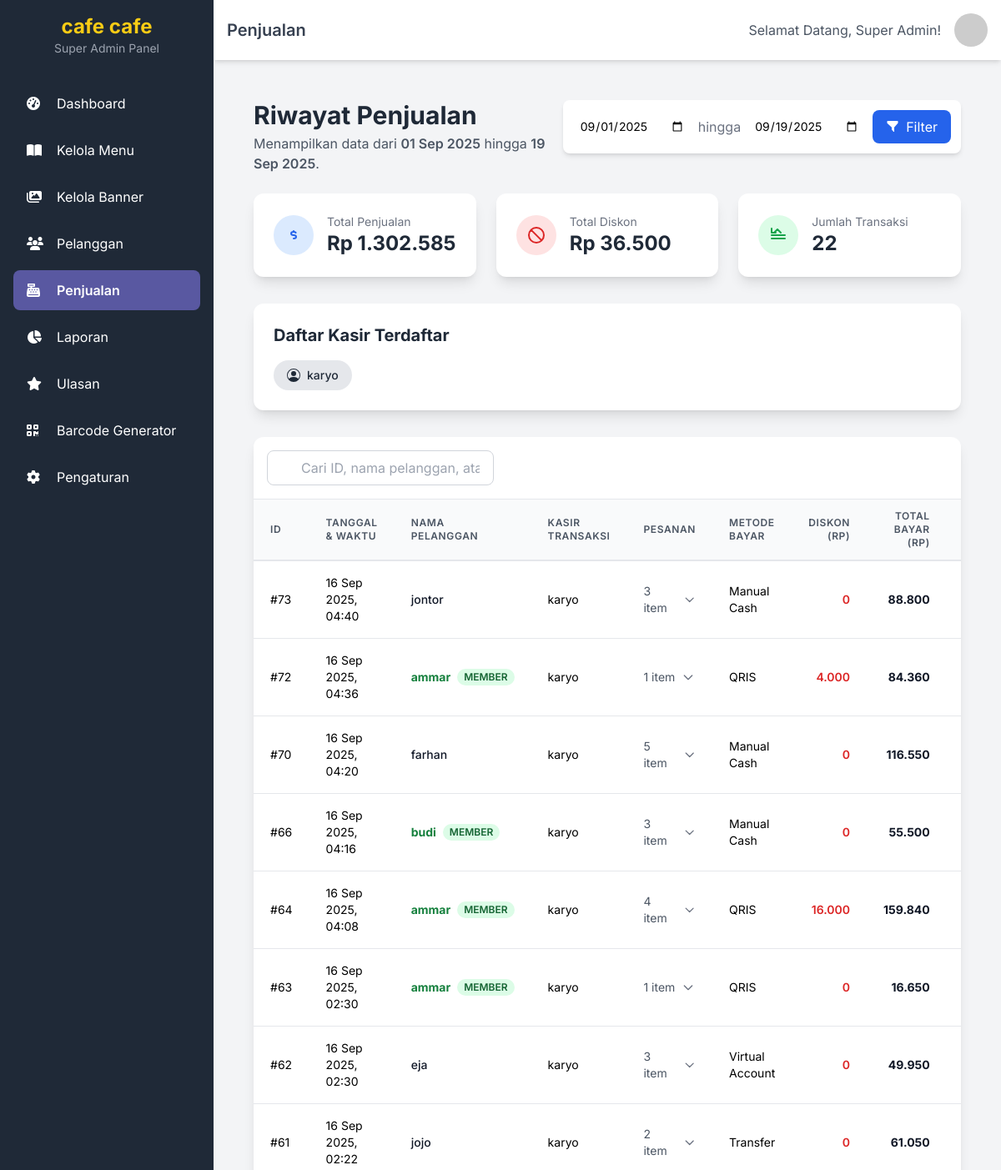
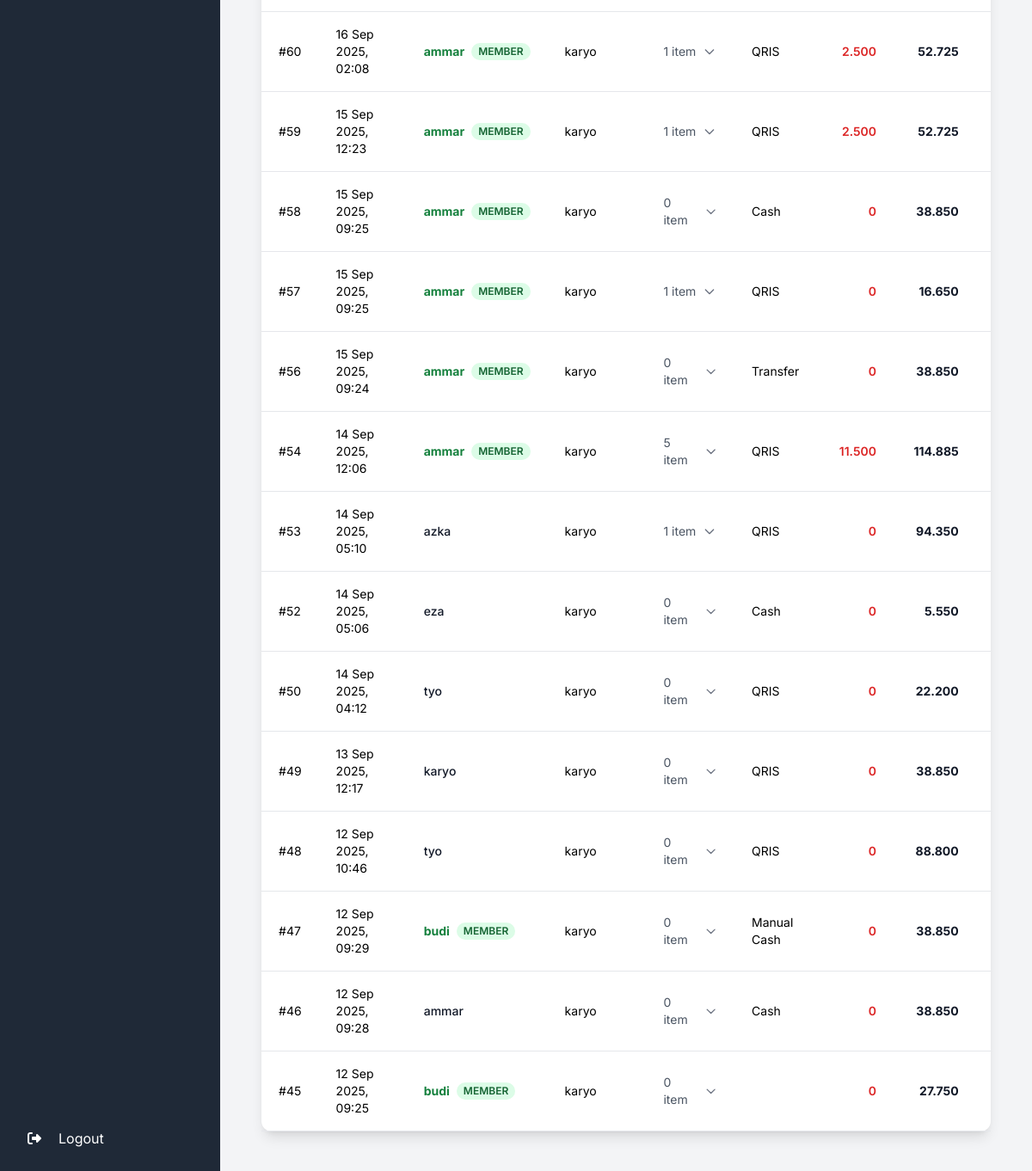
Page /superadmin/penjualan/penjualan.php on the committed database (2 pictures, top to bottom).
### tables this page shows
CREATE TABLE `settings` (
  `id` int(11) NOT NULL,
  `setting_name` varchar(100) NOT NULL,
  `setting_value` text DEFAULT NULL
);

CREATE TABLE `orders` (
  `id` int(11) NOT NULL,
  `table_id` int(11) DEFAULT NULL,
  `user_id` int(11) DEFAULT NULL,
  `cashier_id` int(11) DEFAULT NULL,
  `customer_name` varchar(255) DEFAULT NULL COMMENT 'Nama pelanggan non-member',
  `member_id` int(11) DEFAULT NULL,
  `order_type` enum('dine-in','take-away') NOT NULL,
  `status` enum('cart','pending_payment','paid','completed','cancelled') NOT NULL DEFAULT 'cart',
  `subtotal` decimal(10,2) NOT NULL DEFAULT 0.00,
  `discount_amount` decimal(10,2) NOT NULL DEFAULT 0.00 COMMENT 'Jumlah diskon yang diberikan',
  `tax` decimal(10,2) NOT NULL DEFAULT 0.00,
  `total_amount` decimal(10,2) NOT NULL DEFAULT 0.00,
  `payment_method` enum('cash','transfer','virtual_account','QRIS','manual_cash') DEFAULT NULL,
  `created_at` timestamp NOT NULL DEFAULT current_timestamp(),
  `updated_at` timestamp NOT NULL DEFAULT current_timestamp() ON UPDATE current_timestamp(),
  `receipt_printed_at` datetime DEFAULT NULL
);

CREATE TABLE `users` (
  `id` int(11) NOT NULL,
  `username` varchar(50) NOT NULL,
  `email` varchar(255) DEFAULT NULL,
  `password` varchar(255) NOT NULL,
  `name` varchar(100) NOT NULL,
  `role` enum('admin','cashier','superadmin') NOT NULL,
  `created_at` timestamp NOT NULL DEFAULT current_timestamp()
);

### superadmin/penjualan/penjualan.php (the view, shortened to what the rows shown need)
<?php
require_once '../includes/header.php';
require_once '../../db_connect.php';
$start_date = $_GET['start_date'] ?? date('Y-m-01');
$end_date = $_GET['end_date'] ?? date('Y-m-d');
$sql = "SELECT
            o.id as transaction_id,
            o.created_at as transaction_date,
            o.payment_method,
            o.discount_amount as member_discount,
            COALESCE(NULLIF(TRIM(mem.name), ''), NULLIF(TRIM(o.customer_name), ''), 'Guest') as customer_name_display,
            (o.user_id IS NOT NULL) as is_member,
            cashier.name as cashier_name,
            o.total_amount as total_paid,
            o.status as order_status,
            oi.quantity,
            m.name as menu_name,
            oi.price_per_item as item_price
        FROM orders o
        LEFT JOIN users cashier ON o.cashier_id = cashier.id
        LEFT JOIN members mem ON o.user_id = mem.id
        LEFT JOIN order_items oi ON o.id = oi.order_id
        LEFT JOIN menu m ON oi.menu_id = m.id
        WHERE DATE(o.created_at) BETWEEN ? AND ?
        ORDER BY o.created_at DESC, o.id ASC";
$grouped_transactions = [];
if ($stmt = $conn->prepare($sql)) {
    $stmt->bind_param("ss", $start_date, $end_date);
    $stmt->execute();
    $result = $stmt->get_result();
    if ($result) {
        while ($row = $result->fetch_assoc()) {
            $transaction_id = $row['transaction_id'];
            if (!isset($grouped_transactions[$transaction_id])) {
                $grouped_transactions[$transaction_id] = [
                    'transaction_id' => $row['transaction_id'],
                    'transaction_date' => $row['transaction_date'],
                    'payment_method' => $row['payment_method'],
                    'member_discount' => $row['member_discount'],
                    'customer_name' => $row['customer_name_display'],
                    'is_member' => $row['is_member'],
                    'cashier_name' => $row['cashier_name'],
                    'total_paid' => $row['total_paid'],
                    'order_status' => $row['order_status'],
                    'items' => []
                ];
            }
            if ($row['menu_name']) {
                $grouped_transactions[$transaction_id]['items'][] = [
                    'quantity' => $row['quantity'],
                    'menu_name' => $row['menu_name'],
                    'item_price' => $row['item_price']
                ];
            }
        }
    } else {
        echo "Error executing query: " . $conn->error;
    }
} else {
    echo "Error preparing statement: " . $conn->error;
}
?>
<div class="container mx-auto p-4 md:p-6">
    <div class="flex flex-col md:flex-row justify-between items-start mb-6 gap-4">
        <div>
            <h1 class="text-3xl font-bold text-gray-800">Riwayat Penjualan</h1>
        </div>
    </div>
    <div class="mb-8">
        <div class="bg-white p-6 rounded-xl shadow-lg">
            <h2 class="text-xl font-bold text-gray-800 mb-4">Daftar Kasir Terdaftar</h2>
        </div>
    </div>
    <div class="bg-white rounded-xl shadow-lg">
        <div class="overflow-x-auto">
            <table class="min-w-full leading-normal">
                <thead class="bg-gray-50">
                    <tr>
                        <th class="px-5 py-3 border-b-2 border-gray-200 text-left text-xs font-semibold text-gray-600 uppercase tracking-wider">ID</th>
                        <th class="px-5 py-3 border-b-2 border-gray-200 text-left text-xs font-semibold text-gray-600 uppercase tracking-wider">Tanggal & Waktu</th>
                        <th class="px-5 py-3 border-b-2 border-gray-200 text-left text-xs font-semibold text-gray-600 uppercase tracking-wider">Nama Pelanggan</th>
                        <th class="px-5 py-3 border-b-2 border-gray-200 text-left text-xs font-semibold text-gray-600 uppercase tracking-wider">Kasir Transaksi</th>
                        <th class="px-5 py-3 border-b-2 border-gray-200 text-left text-xs font-semibold text-gray-600 uppercase tracking-wider">Pesanan</th>
                        <th class="px-5 py-3 border-b-2 border-gray-200 text-left text-xs font-semibold text-gray-600 uppercase tracking-wider">Metode Bayar</th>
                        <th class="px-5 py-3 border-b-2 border-gray-200 text-right text-xs font-semibold text-gray-600 uppercase tracking-wider">Diskon (Rp)</th>
                        <th class="px-5 py-3 border-b-2 border-gray-200 text-right text-xs font-semibold text-gray-600 uppercase tracking-wider">Total Bayar (Rp)</th>
                        <th class="px-5 py-3 border-b-2 border-gray-200 text-center text-xs font-semibold text-gray-600 uppercase tracking-wider">Status</th>
                    </tr>
                </thead>
                <tbody id="transaction-table-body">
                    <?php if (!empty($grouped_transactions)) : ?>
                        <?php foreach ($grouped_transactions as $tx_id => $tx) : ?>
                            <tr class="transaction-row cursor-pointer"
                                onclick="toggleDetails(this)"
                                data-id="#<?= $tx['transaction_id'] ?>"
                                data-name="<?= strtolower(htmlspecialchars($tx['customer_name'] ?? 'guest')) ?>"
                                data-cashier="<?= strtolower(htmlspecialchars($tx['cashier_name'] ?? '')) ?>">
                                <td class="px-5 py-4 border-b border-gray-200 text-sm">
                                    #<?= $tx['transaction_id'] ?>
                                </td>
                                <td class="px-5 py-4 border-b border-gray-200 text-sm"><?= date('d M Y, H:i', strtotime($tx['transaction_date'])) ?></td>
                                <td class="px-5 py-4 border-b border-gray-200 text-sm font-medium">
                                    <div class="flex items-center">
                                        <span class="<?= $tx['is_member'] ? 'text-green-700 font-bold' : 'text-gray-900' ?>">
                                            <?= htmlspecialchars($tx['customer_name']) ?>
                                        </span>
                                        <?php if ($tx['is_member']) : ?>
                                            <span class="ml-2 text-xs font-semibold bg-green-100 text-green-800 px-2 py-0.5 rounded-full">MEMBER</span>
                                        <?php endif; ?>
                                    </div>
                                </td>
                                <td class="px-5 py-4 border-b border-gray-200 text-sm">
                                    <?php
                                    if (!empty($tx['cashier_name'])) {
                                        echo htmlspecialchars($tx['cashier_name']);
                                    } else {
                                        echo '<span class="font-semibold text-red-600">ID Kasir Hilang!</span>';
                                    }
                                    ?>
                                </td>
                                <td class="px-5 py-4 border-b border-gray-200 text-sm text-gray-600">
                                    <span class="flex items-center">
                                        <?= count($tx['items']) ?> item
                                        <svg class="dropdown-icon w-4 h-4 ml-2 text-gray-500 transition-transform transform" fill="none" stroke="currentColor" viewBox="0 0 24 24" xmlns="http://www.w3.org/2000/svg">
                                            <path stroke-linecap="round" stroke-linejoin="round" stroke-width="2" d="M19 9l-7 7-7-7"></path>
                                        </svg>
                                    </span>
                                </td>
                                <td class="px-5 py-4 border-b border-gray-200 text-sm capitalize"><?= str_replace('_', ' ', $tx['payment_method']) ?></td>
                                <td class="px-5 py-4 border-b border-gray-200 text-sm text-right text-red-600 font-semibold"><?= number_format($tx['member_discount'] ?? 0, 0, ',', '.') ?></td>
                                <td class="px-5 py-4 border-b border-gray-200 text-sm text-right font-bold text-gray-900"><?= number_format($tx['total_paid'], 0, ',', '.') ?></td>
                                <td class="px-5 py-4 border-b border-gray-200 text-sm text-center">
                                </td>
                            </tr>
                        <?php endforeach; ?>
                    <?php else : ?>
                        <tr>
                            <td colspan="10" class="text-center py-10 text-gray-500">Tidak ada transaksi pada rentang tanggal yang dipilih.</td>
                        </tr>
                    <?php endif; ?>
                </tbody>
            </table>
        </div>
    </div>
</div>
<?php
require_once '../includes/footer.php';
?>

### superadmin/includes/header.php (shortened to what the rows shown need)
<?php
require_once __DIR__ . '/../../config.php';
$nama_toko = 'Toko Kopi Anda';
try {
    $stmt = $pdo->prepare("SELECT setting_value FROM settings WHERE setting_name = 'cafe_name'");
    $stmt->execute();
    $pengaturan = $stmt->fetch(PDO::FETCH_ASSOC);
    if ($pengaturan && !empty($pengaturan['setting_value'])) {
        $nama_toko = $pengaturan['setting_value'];
    }
} catch (PDOException $e) {
}
?>
<!DOCTYPE html>
<html lang="id">
<head>
    <script src="https://cdn.tailwindcss.com"></script>
    <link rel="stylesheet" href="https://cdnjs.cloudflare.com/ajax/libs/font-awesome/6.5.1/css/all.min.css">
</head>
<body class="bg-gray-100 h-screen overflow-hidden relative">
    <div class="flex h-full">
        <aside id="sidebar" class="w-64 bg-gray-800 text-white p-4 flex-col fixed inset-y-0 left-0 transform -translate-x-full md:relative md:translate-x-0 transition-transform duration-300 ease-in-out z-30 flex">
            <div class="mb-8 text-center">
                <h1 class="text-2xl font-bold text-yellow-400"><?= htmlspecialchars($nama_toko) ?></h1>
                <p class="text-sm text-gray-400">Super Admin Panel</p>
            </div>
        </aside>
        <div class="flex-1 flex flex-col overflow-hidden">
            <header class="bg-white shadow-md p-4 flex justify-between items-center sticky top-0 z-10">
                <div class="flex items-center">
                    <h2 class="text-xl font-semibold text-gray-700" id="page-title">Dashboard</h2>
                </div>
            </header>
            <main class="p-6 flex-1 overflow-y-auto">

### rows in the picture
settings: setting_value "cafe cafe"
orders: id "72", created_at "16 Sep 2025, 04:36", customer_name "ammar", shows "MEMBER", users.name "karyo", count($tx['items']) "1", payment_method "QRIS", discount_amount "4.000", total_amount "84.360"
orders: id "63", created_at "16 Sep 2025, 02:30", customer_name "ammar", shows "MEMBER", users.name "karyo", count($tx['items']) "1", payment_method "QRIS", discount_amount "0", total_amount "16.650"
orders: id "60", created_at "16 Sep 2025, 02:08", customer_name "ammar", shows "MEMBER", users.name "karyo", count($tx['items']) "1", payment_method "QRIS", discount_amount "2.500", total_amount "52.725"
orders: id "59", created_at "15 Sep 2025, 12:23", customer_name "ammar", shows "MEMBER", users.name "karyo", count($tx['items']) "1", payment_method "QRIS", discount_amount "2.500", total_amount "52.725"
orders: id "58", created_at "15 Sep 2025, 09:25", customer_name "ammar", shows "MEMBER", users.name "karyo", count($tx['items']) "0", payment_method "Cash", discount_amount "0", total_amount "38.850"
orders: id "57", created_at "15 Sep 2025, 09:25", customer_name "ammar", shows "MEMBER", users.name "karyo", count($tx['items']) "1", payment_method "QRIS", discount_amount "0", total_amount "16.650"
orders: id "56", created_at "15 Sep 2025, 09:24", customer_name "ammar", shows "MEMBER", users.name "karyo", count($tx['items']) "0", payment_method "Transfer", discount_amount "0", total_amount "38.850"
orders: id "53", created_at "14 Sep 2025, 05:10", customer_name "azka", users.name "karyo", count($tx['items']) "1", payment_method "QRIS", discount_amount "0", total_amount "94.350"
orders: id "52", created_at "14 Sep 2025, 05:06", customer_name "eza", users.name "karyo", count($tx['items']) "0", payment_method "Cash", discount_amount "0", total_amount "5.550"
orders: id "50", created_at "14 Sep 2025, 04:12", customer_name "tyo", users.name "karyo", count($tx['items']) "0", payment_method "QRIS", discount_amount "0", total_amount "22.200"
orders: id "49", created_at "13 Sep 2025, 12:17", customer_name "karyo", users.name "karyo", count($tx['items']) "0", payment_method "QRIS", discount_amount "0", total_amount "38.850"
orders: id "48", created_at "12 Sep 2025, 10:46", customer_name "tyo", users.name "karyo", count($tx['items']) "0", payment_method "QRIS", discount_amount "0", total_amount "88.800"
orders: id "47", created_at "12 Sep 2025, 09:29", customer_name "budi", shows "MEMBER", user.name "karyo", count($tx['items']) "0", payment_method "Manual Cash", discount_amount "0", total_amount "38.850"
orders: id "46", created_at "12 Sep 2025, 09:28", customer_name "ammar", users.name "karyo", count($tx['items']) "0", payment_method "Cash", discount_amount "0", total_amount "38.850"
orders: id "45", created_at "12 Sep 2025, 09:25", customer_name "budi", shows "MEMBER", user.name "karyo", count($tx['items']) "0", discount_amount "0", total_amount "27.750"

### other values in the picture
$total_penjualan "1.302.585"
$total_diskon "36.500"
$jumlah_transaksi "22"
$cashierName "karyo"
$tx['transaction_id'] "73"
date('d M Y, H:i', strtotime($tx['transaction_date'])) "16 Sep 2025, 04:40"
$tx['customer_name'] "jontor"
$tx['cashier_name'] "karyo"
count($tx['items']) "3"
str_replace('_', ' ', $tx['payment_method']) "Manual Cash"
$tx['member_discount'] "0"
$tx['total_paid'] "88.800"
$tx['transaction_id'] "70"
date('d M Y, H:i', strtotime($tx['transaction_date'])) "16 Sep 2025, 04:20"
$tx['customer_name'] "farhan"
